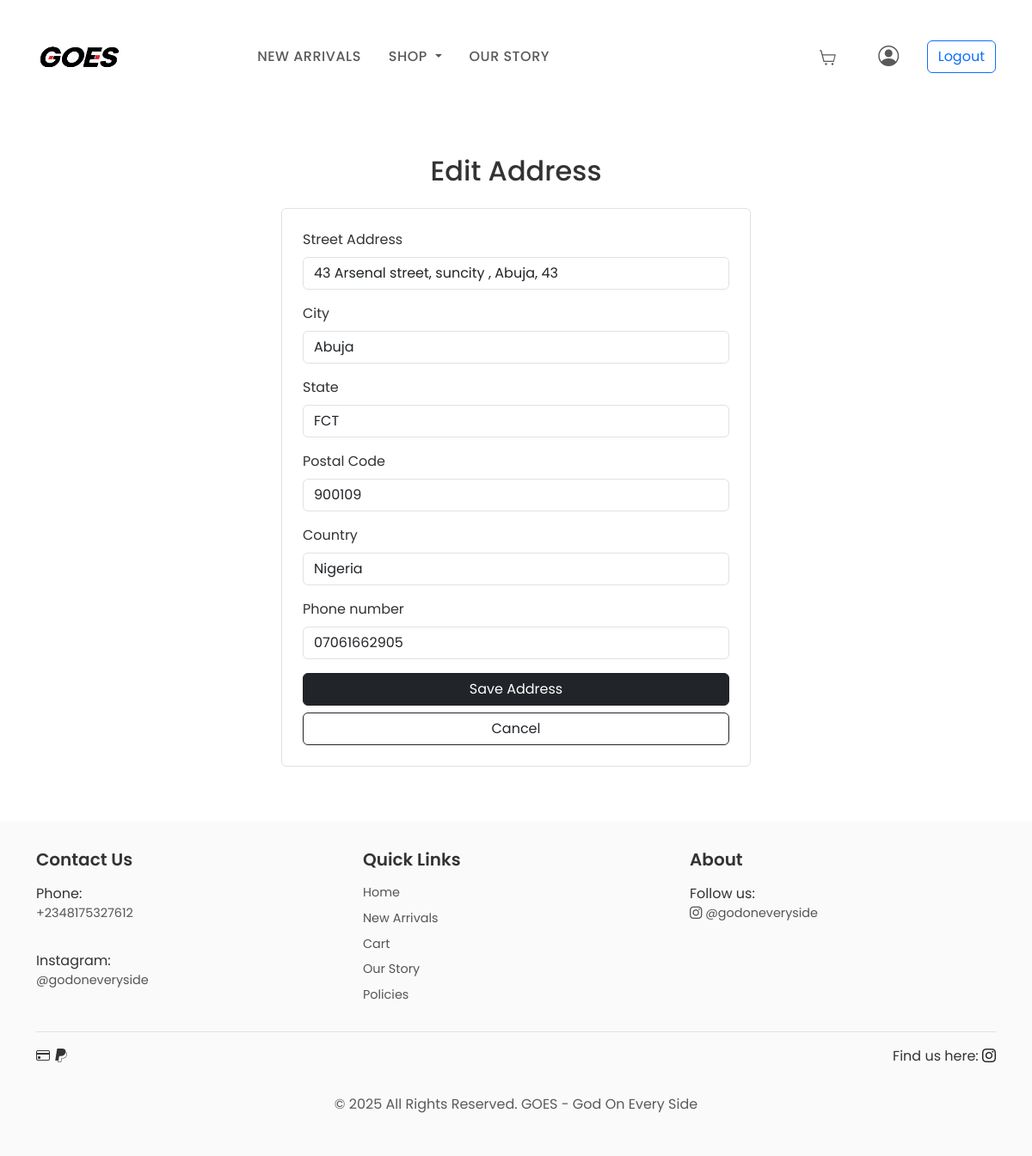
The page /edit-address/ (signed in) on the database as committed earlier.
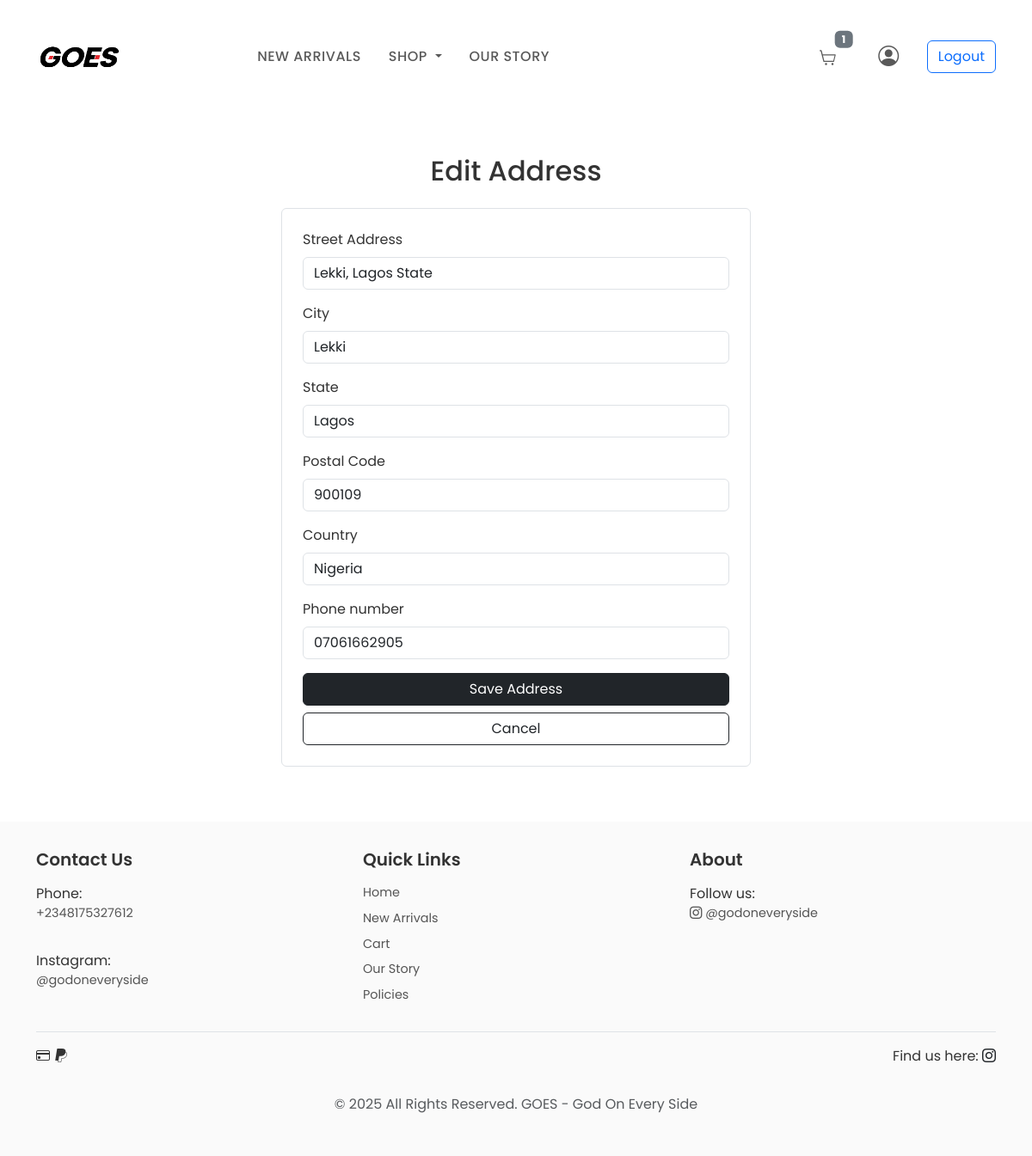
The same page on the database as committed later.
### GOESApp/models.py (models this page shows, shortened)
class Address(models.Model):
    street = models.CharField(max_length=255, blank=True, null=True)
    city = models.CharField(max_length=100, blank=True, null=True)
    state = models.CharField(max_length=100, blank=True, null=True)
    postal_code = models.CharField(max_length=20, blank=True, null=True)
    country = models.CharField(max_length=100, blank=True, null=True)
    phone_number = models.CharField(max_length=15, null=True, blank=True)
    class Meta:
        verbose_name = 'Address'
        verbose_name_plural = 'Addresses'

### GOESApp/views.py (the view)
# urls.py: path('edit-address/', views.edit_address, name='edit_address'),
@login_required(login_url='/login_user')
def edit_address(request):
    categories = Category.objects.all()
    user = request.user
    address = user.address if hasattr(user, 'address') and user.address else None
    if request.method == 'POST':
        form = AddressForm(request.POST, instance=address)
        if form.is_valid():
            address = form.save()
            if not user.address:
                user.address = address
                user.save()
            messages.success(request, "Address updated successfully.")
            return redirect('profile')
        else:
            messages.error(request, "Please correct the errors in the form.")
    else:
        form = AddressForm(instance=address)
    context = {
        'form': form,
        'is_edit': address,
        'categories': categories,
    }
    return render(request, 'GOESAPP/edit_address.html', context)

### GOESApp/forms.py
class AddressForm(forms.ModelForm):
    class Meta:
        model = Address
        fields = ['street', 'city', 'state', 'postal_code', 'country','phone_number']
        widgets = {
            'street': forms.TextInput(attrs={'class': 'form-control', 'placeholder': 'Enter street address'}),
            'city': forms.TextInput(attrs={'class': 'form-control', 'placeholder': 'Enter city'}),
            'state': forms.TextInput(attrs={'class': 'form-control', 'placeholder': 'Enter state'}),
            'postal_code': forms.TextInput(attrs={'class': 'form-control', 'placeholder': 'Enter postal code'}),
            'country': forms.TextInput(attrs={'class': 'form-control', 'placeholder': 'Enter country'}),
            'phone_number': forms.TextInput(attrs={'class': 'form-control', 'placeholder': 'Enter Phone Number'}),
        }

### GOESApp/templates/GOESAPP/edit_address.html (shortened to what the changed rows need)
{% load static %}
<!DOCTYPE html>
<html lang="en">
<head>
  <link href="https://cdn.jsdelivr.net/npm/bootstrap@5.3.0/dist/css/bootstrap.min.css" rel="stylesheet" />
  <link href="https://cdn.jsdelivr.net/npm/bootstrap-icons@1.10.5/font/bootstrap-icons.css" rel="stylesheet" />
</head>
<body>
  <nav class="navbar navbar-expand-lg navbar-light bg-white py-3">
    <div class="container">
      <div class="collapse navbar-collapse" id="navMenu">
        <ul class="navbar-nav ms-auto align-items-center">
          {% if user.is_authenticated %}
            <li class="nav-item me-3">
              <a class="nav-link position-relative" href="{% url 'cart' %}">
                {% if cart_count > 0 %}
                  <span class="badge bg-secondary position-absolute top-0 start-100 translate-middle">{{ cart_count }}</span>
                {% endif %}
              </a>
            </li>
          {% endif %}
        </ul>
      </div>
    </div>
  </nav>
  <section class="container my-5">
    <h2 class="mb-4 text-center">{% if is_edit %}Edit Address{% else %}Add Address{% endif %}</h2>
    <div class="row justify-content-center">
      <div class="col-lg-6">
        <div class="border rounded p-4">
          <form method="POST">
            <div class="mb-3">
              <label for="{{ form.street.id_for_label }}" class="form-label">Street Address</label>
              {{ form.street }}
            </div>
            <div class="mb-3">
              <label for="{{ form.city.id_for_label }}" class="form-label">City</label>
              {{ form.city }}
            </div>
            <div class="mb-3">
              <label for="{{ form.state.id_for_label }}" class="form-label">State</label>
              {{ form.state }}
            </div>
            <div class="mb-3">
              <label for="{{ form.postal_code.id_for_label }}" class="form-label">Postal Code</label>
              {{ form.postal_code }}
            </div>
            <div class="mb-3">
              <label for="{{ form.country.id_for_label }}" class="form-label">Country</label>
              {{ form.country }}
            </div>
            <div class="md-3">
                <label for="{{ form.phone_number.id_for_label }}" class="form-label">Phone number</label>
                {{ form.phone_number }}
              </div>
          </form>
        </div>
      </div>
    </div>
  </section>
</body>
</html>

Rows that differ between the two databases and show on the page:
changed Address "Nigeria": street "43 Arsenal street, suncity , Abuja, 43" → "Lekki, Lagos State"; city "Abuja" → "Lekki"; state "FCT" → "Lagos"
Other text that changed with them:
{{ cart_count }}: (not shown) → "1"
